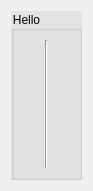
<?xml version="1.0" encoding="UTF-8"?>
<ui version="4.0">
 <class>Door</class>
 <widget class="QWidget" name="Door">
  <property name="geometry">
   <rect>
    <x>0</x>
    <y>0</y>
    <width>93</width>
    <height>191</height>
   </rect>
  </property>
  <property name="windowTitle">
   <string>Form</string>
  </property>
  <layout class="QVBoxLayout" name="verticalLayout">
   <item>
    <widget class="QGroupBox" name="doorGroupBox">
     <property name="minimumSize">
      <size>
       <width>50</width>
       <height>100</height>
      </size>
     </property>
     <property name="maximumSize">
      <size>
       <width>400</width>
       <height>800</height>
      </size>
     </property>
     <property name="styleSheet">
      <string notr="true">background: #e3e3e3;</string>
     </property>
     <property name="title">
      <string>Hello</string>
     </property>
     <layout class="QVBoxLayout" name="verticalLayout_2">
      <item alignment="Qt::AlignHCenter">
       <widget class="Line" name="line">
        <property name="sizePolicy">
         <sizepolicy hsizetype="Fixed" vsizetype="MinimumExpanding">
          <horstretch>0</horstretch>
          <verstretch>0</verstretch>
         </sizepolicy>
        </property>
        <property name="orientation">
         <enum>Qt::Vertical</enum>
        </property>
       </widget>
      </item>
     </layout>
    </widget>
   </item>
  </layout>
 </widget>
 <resources/>
 <connections/>
</ui>
